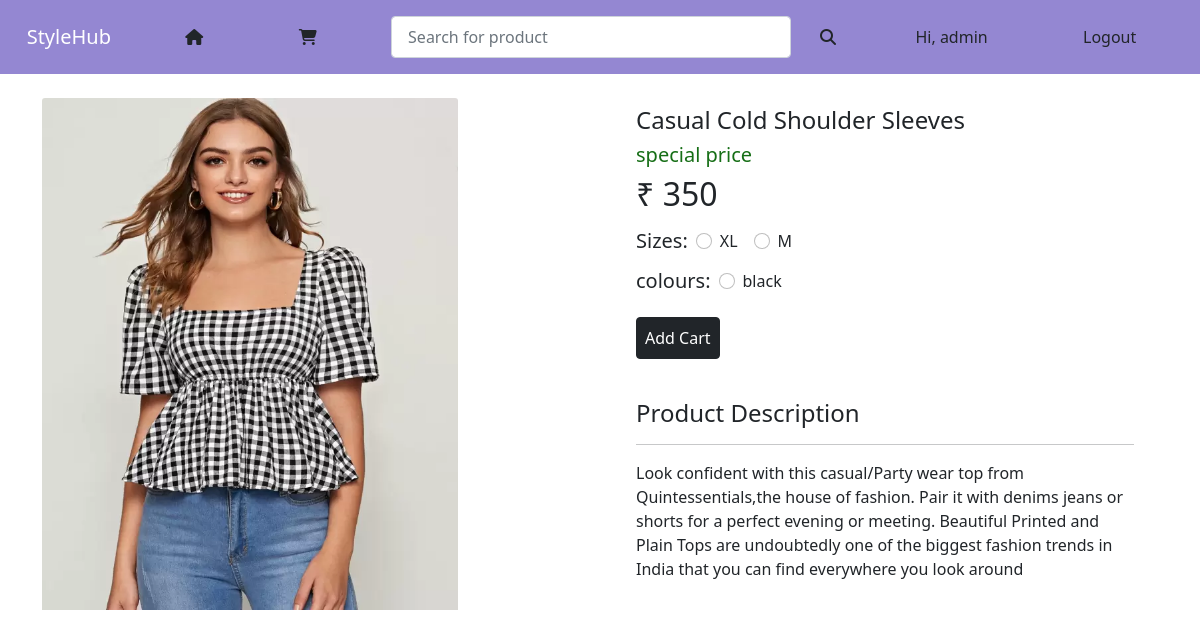
Screenshot of /product_info/casual-cold-shoulder-sleeves-checkered-women-multi (signed in) with the database file from the repository.
### accounts/models.py (models this page shows, shortened)
class User(AbstractBaseUser):
    email = models.EmailField(verbose_name="email address", max_length=255,unique=True,)
    full_name = models.CharField(max_length=100)
    mobile_no = models.CharField(max_length=12,blank=True)
    OTP = models.CharField(max_length=6,blank=True)
    is_active = models.BooleanField(default=True)
    is_admin = models.BooleanField(default=False)
    objects = UserManager()
    USERNAME_FIELD = "email"
    REQUIRED_FIELDS = ["full_name","OTP","mobile_no"]

### products/models.py (models this page shows, shortened)
class base_model(models.Model):
     uid=models.UUIDField(primary_key=True, default=uuid.uuid4,editable=False)
     class Meta:
        abstract=True

class products(base_model):
    product_name=models.CharField(max_length=50)
    category=models.CharField(max_length=50)
    slug = AutoSlugField(populate_from='product_name',null=True,blank=True,unique=True)
    price=models.IntegerField()
    product_disc=models.TextField()
    image=models.ImageField(upload_to='product_image')
    size=models.ManyToManyField(size_varient)
    colour=models.ManyToManyField(colour_varient,blank=True)

class size_varient(base_model):
    size_name=models.CharField(max_length=20)

class  colour_varient(base_model):
    colour_name=models.CharField(max_length=50)

### home/views.py (the view)
# urls.py: path('product_info/<slug>',views.product_info, name='product_info'),
def product_info(request,slug):
    product=products.objects.get(slug=slug)
    return render(request,'home/product_detail.html',{'disp':product})

### templates/home/product_detail.html (shortened to what this page needs)
{% extends "base/base.html" %}
{% block body %}
{% include "base/nav.html" %}
<div class="container my-4">
  <div class="row">
    <div class="col">
      <div class="card border-0 ">
        <img src="{{disp.image.url}}" class="card-img-top" style="height: 32rem ;width: 26rem;" alt="...">
      </div>
    </div>
    <div class="col">
      <div class="container ">
        <h4 class="mt-2">{{disp.product_name}}</h4>
        <h5 class="mt-2" style="color: rgb(22, 110, 22);">special price</h5>
        <h2 class="mt-2">₹ {{disp.price}} </h2>
        <form action="{% url 'Add_Cart' disp.uid %}" method="get" class="ml-4">
          <div class="d-flex">
            <h5 class="mt-2">Sizes: </h5>
            {% for size in disp.size.all %}
            <div class="form-check m-2 ">
              <input class="form-check-input" name="size" type="radio" required id="inlineCheckbox1"
                value={{size.size_name}}>
              <label class="form-check-label" for="inlineCheckbox1">{{size.size_name}}</label>
            </div>
            {% endfor%}
          </div>
          <div class="d-flex">
            <h5 class="mt-2">colours: </h5>
            {% for colour in disp.colour.all %}
            <div class="form-check m-2 ">
              <input class="form-check-input" name="colour"  type="radio" required id="inlineCheckbox1"
                value={{colour.colour_name}}>
              <label class="form-check-label" for="inlineCheckbox1">{{colour.colour_name}}</label>
            </div>
            {% endfor%}
          </div>
          <button type="submit" class="btn btn-dark p-2 mt-3">Add Cart</button>
        </form> <br>
        <h4 class="mt-3">Product Description</h4>
        <hr>
        <p class="text-multed"> {{disp.product_disc}}</p>
      </div>
    </div>
  </div>
</div>
{% endblock body%}

### templates/base/nav.html (shortened to what this page needs)
<nav class="navbar navbar-dark " style="background-color: rgb(148, 135, 210);"  >
  <div class="container-fluid d-flex justify-content-around">
      <a class="navbar-brand" href="/">StyleHub</a>
      <a class="nav-link" href="{% url 'products_display' %}"><button class="btn me-2"  type="button"><i class="fa-solid fa-house"></i></button></a>
      <a class="nav-link" href="{% url 'cart' %}"><button class="btn me-2"><i class="fa-solid fa-cart-shopping"></i> </button></a>
      <form class="d-flex" action="{% url 'search' %}" method="get">
        <input class="form-control me-2 m-2 nav-link" name="search" type="search" placeholder="Search for product" aria-label="Search" style="width:25rem;">
        <button class="btn  me-2 m-2 " type="submit"><i class="fa-solid fa-magnifying-glass"></i></button>
      </form>
        {% if user.is_authenticated %}
        <a class="nav-link"href=""><button class="btn me-2" type="button"> Hi, {{ request.user.full_name}}</button></a>
        <a class="nav-link"  href="{% url 'user_logout' %}"><button class="btn me-2" type="button">Logout</button></a>
        {% else %}
        <a  class="nav-link" href="{% url 'user_login' %}"><button class="btn  me-2"  type="button" " >login</button></a>
        <a  class="nav-link" href="{% url 'user_signup' %}"><button class="btn me-2"  type="button" >signup  </button></a>
        {% endif %}
    </div>
</nav>

### rows the page displays
User: user.full_name "admin"
products: image (picture), product_name "Casual Cold Shoulder Sleeves", price "350", product_disc "Look confident with this casual/Party wear top from Quintessentials,the house of fashion. Pair it with denims jeans or shorts for a perfect evening or meeting. Beautiful Printed and Plain Tops are undoubtedly one of the biggest fashion trends in India that you can find everywhere you look around"
size_varient: size_name "XL"
size_varient: size_name "M"
colour_varient: colour_name "black"
